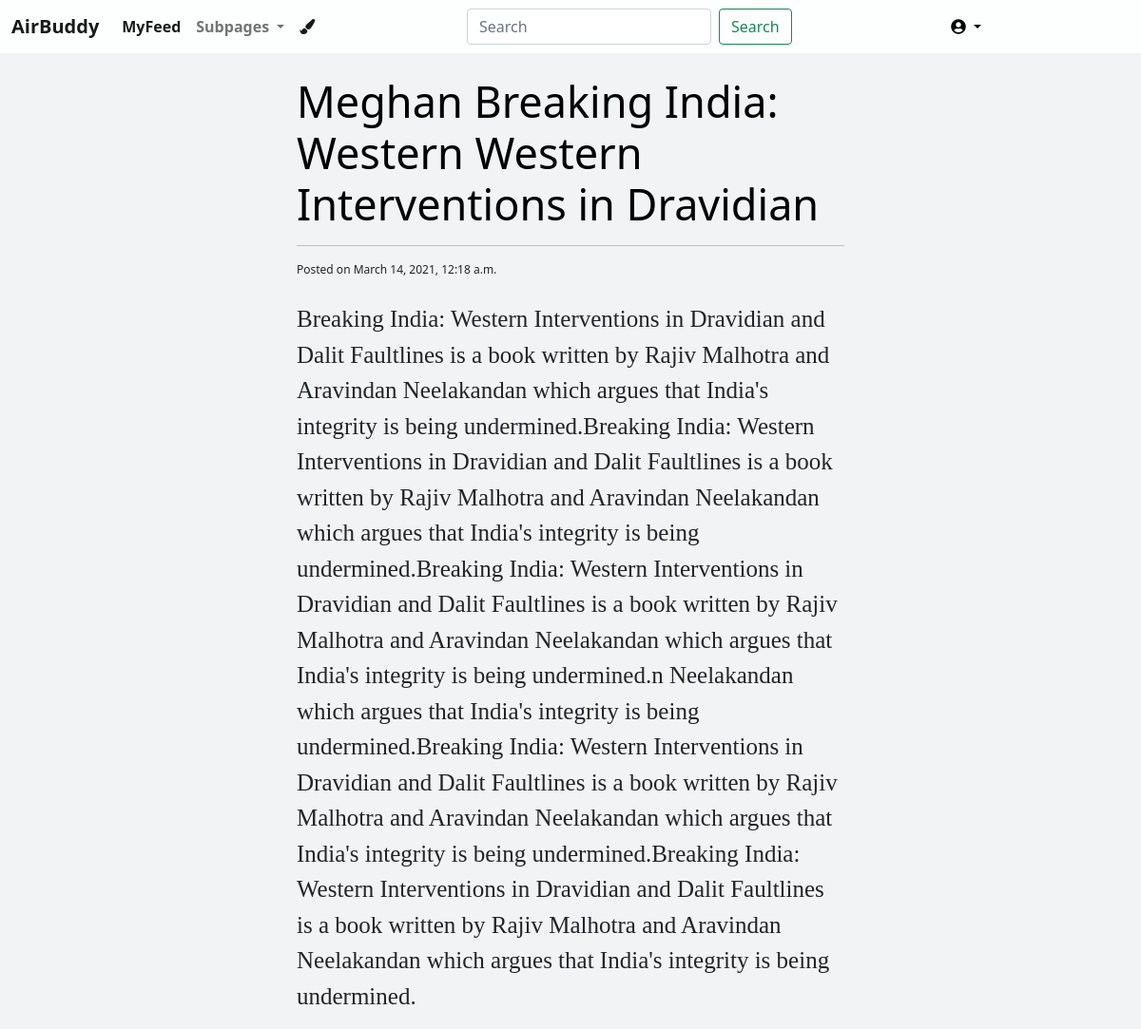
Page /a/confessions/1/ (signed in) on the committed database.
### subpages/models.py (models this page shows, shortened)
class confessions(models.Model):
    title = models.CharField(max_length=100)
    post_data = models.TextField(max_length=5000)
    created_on = models.DateTimeField(auto_now_add = True)

### subpages/views.py (the view)
# urls.py: url(r'^a/confessions/(?P<pk>\d+)/$', views.confession_body, name='confession_body'),
@login_required
def confession_body(request,pk):
    obj = confessions.objects.get(pk=pk)
    template_name = 'confessions_body.html'
    context = {
        'body':obj.post_data,
        'title':obj.title,
        'date':obj.created_on,
    }
    return render(request, template_name, context)

### core/templates/confessions_body.html
{% extends 'base.html' %}
{% block content %}
<br>
<div class="container-fluid">
    <div class="row">
        <div class="col-md-3"></div>
        <div class="col-md-6">
          <h1 style="color: black;font-size: 45px;">{{title}}</h1>
          <hr class="hr-light">
          <p class="post-meta" style="font-size: 12px;margin: 0%;">Posted
              on {{date}}</p>
          <br>
          <p style="
           font-family:Lucida Console;
           font-size: 25px;">
           {{body}}
        </p>
        </div>
        <div class="col-md-3"></div>
    </div>
</div>
{% endblock %}

### core/static/style.css (style rules this page uses)
body { background-color:#F2F3F4; }

### rows in the picture
confessions: title "Meghan Breaking India: Western Western Interventions in Dravidian", created_on "March 14, 2021, 12:18 a.m.", post_data "Breaking India: Western Interventions in Dravidian and Dalit Faultlines is a book written by Rajiv Malhotra and Aravindan Neelakandan which argues that India's integrity is being undermined.Breaking India: Western Interventions in Dravidian and Dalit Faultlines is a book written by Rajiv Malhotra and Aravindan Neelakandan which argues that India's integrity is being undermined.Breaking India: Western Interventions in Dravidian and Dalit Faultlines is a book written by Rajiv Malhotra and Aravindan Neelakandan which argues that India's integrity is being undermined.n Neelakandan which argues that India's integrity is being undermined.Breaking India: Western Interventions in Dravidian and…"
